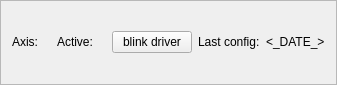
    <widget class="QFrame" name="frame_description" >
     <property name="minimumSize" >
      <size>
       <width>16</width>
       <height>50</height>
      </size>
     </property>
     <property name="maximumSize" >
      <size>
       <width>16777215</width>
       <height>85</height>
      </size>
     </property>
     <property name="autoFillBackground" >
      <bool>true</bool>
     </property>
     <property name="frameShape" >
      <enum>QFrame::StyledPanel</enum>
     </property>
     <property name="frameShadow" >
      <enum>QFrame::Raised</enum>
     </property>
     <layout class="QHBoxLayout" >
      <item>
       <layout class="QHBoxLayout" >
        <item>
         <widget class="QLabel" name="label_2" >
          <property name="maximumSize" >
           <size>
            <width>31</width>
            <height>26</height>
           </size>
          </property>
          <property name="text" >
           <string>Axis:</string>
          </property>
         </widget>
        </item>
        <item>
         <widget class="QLabel" name="dscDriverName" >
          <property name="maximumSize" >
           <size>
            <width>16777215</width>
            <height>26</height>
           </size>
          </property>
          <property name="text" >
           <string>&lt;DRIVER_NAME></string>
          </property>
         </widget>
        </item>
       </layout>
      </item>
      <item>
       <layout class="QHBoxLayout" >
        <item>
         <widget class="QLabel" name="label_4" >
          <property name="maximumSize" >
           <size>
            <width>41</width>
            <height>26</height>
           </size>
          </property>
          <property name="text" >
           <string>Active:</string>
          </property>
         </widget>
        </item>
        <item>
         <widget class="QLabel" name="dscActive" >
          <property name="text" >
           <string>&lt;YES/NO></string>
          </property>
         </widget>
        </item>
       </layout>
      </item>
      <item>
       <widget class="QPushButton" name="btnBlink" >
        <property name="text" >
         <string>blink driver</string>
        </property>
        <property name="checkable" >
         <bool>true</bool>
        </property>
       </widget>
      </item>
      <item>
       <layout class="QHBoxLayout" >
        <item>
         <widget class="QLabel" name="label_3" >
          <property name="maximumSize" >
           <size>
            <width>63</width>
            <height>26</height>
           </size>
          </property>
          <property name="text" >
           <string>Last config:</string>
          </property>
         </widget>
        </item>
        <item>
         <widget class="QLabel" name="dscSignature" >
          <property name="text" >
           <string>&lt;_DATE_></string>
          </property>
         </widget>
        </item>
       </layout>
      </item>
     </layout>
    </widget>
